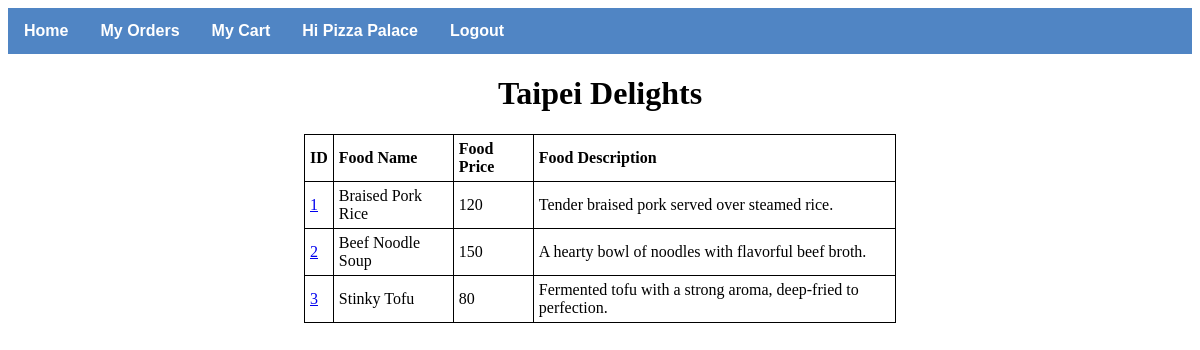
Screenshot of /menu.php?rest_id=1 (signed in) with the database file from the repository.
### tables this page shows
CREATE TABLE IF NOT EXISTS `restaurant` (
    `rest_id` INT NOT NULL AUTO_INCREMENT PRIMARY KEY,
    `rest_telp_num` VARCHAR(50),
    `rest_address` VARCHAR(50) NOT NULL,
    `rest_description` VARCHAR(255),
    `rest_open_status` VARCHAR(10) NOT NULL,
    `rest_name` VARCHAR(50) NOT NULL
);

CREATE TABLE IF NOT EXISTS `menu` (
    `menu_id` INT NOT NULL AUTO_INCREMENT PRIMARY KEY,
    `food_name` VARCHAR(50) NOT NULL,
    `food_price` INT NOT NULL,
    `food_description` VARCHAR(255)
);

### session.php (called while the page is built, shortened)
<?php
   include('config.php');
   $user_check = $_SESSION['login_user'];
   $ses_sql = mysqli_query($conn,"SELECT login_id FROM login_cred WHERE user_name = '$user_check' ");
   $row = mysqli_fetch_array($ses_sql,MYSQLI_ASSOC);
   $login_session = $row['login_id'];
?>

### menu.php (the view, shortened to what this page needs)
<?php
    include('session.php');
    include("config.php");
    $rest_id = $_GET['rest_id'];
?>
<?php include('navbar.php'); ?>
<html>
<head>
</head>
<body>
<h1 align="center"><?php $sql = "SELECT rest_name FROM restaurant WHERE rest_id = '$rest_id'";
		                $result = $conn->query($sql);
                        $row = mysqli_fetch_array($result, MYSQLI_ASSOC);
                        if ($result->num_rows > 0) {
                            echo $row["rest_name"];
                        }
                        ?></h1>
<table style="width:50%" align="center">
	<tr>
		<th>ID</th>
		<th>Food Name</th>
		<th>Food Price</th>
		<th>Food Description</th>
	</tr>
	<?php
		$sql = "SELECT * FROM menu WHERE menu_id IN (SELECT menu_id FROM restaurant_menu WHERE rest_id = '$rest_id')";
		$result = $conn->query($sql);
		if ($result->num_rows > 0) {
			while ($row = mysqli_fetch_array($result, MYSQLI_ASSOC)) {
				echo "<tr>";
				echo "<td><a href='addToCartPage.php?menu_id=".$row["menu_id"]."'>".$row["menu_id"]."</a></td>";
				echo "<td>".$row["food_name"]."</td>";
				echo "<td>".$row["food_price"]."</td>";
				echo "<td>".$row["food_description"]."</td>";
				echo "</tr>";
			}
		} else {
			echo "<tr><td colspan='6'>0 results</td></tr>";
		}
	?>
</table>
</body>
</html>

### navbar.php (shortened to what this page needs)
<nav>
    <ul>
        <li><a class="active" href="restaurants.php">Home</a></li>
        <li><a href="myOrders.php">My Orders</a></li>
        <li><a href="myCart.php">My Cart</a></li>
        <?php
        if(!isset($_SESSION['login_user'])){
            echo '<li><a class="active" href="login.php">Login';
        } else {
            $sql = "SELECT user_name FROM login_cred WHERE login_id = '$login_session'";
            $result = $conn->query($sql);
            if ($result->num_rows > 0) {
                $row = mysqli_fetch_array($result, MYSQLI_ASSOC);
                $user_name = $row["user_name"];
                if($user_name == NULL){
                    echo '<li><a class="active" href="login.php">Login';
                } else {
                    echo '<li><a href="userpage.php">Hi ';
                    echo $user_name;
                    echo '</a></li>';
                    echo '<li><a class="active" href="logout.php">Logout';
                }
            }
        }
        ?></a></li>
    </ul>
</nav>

### navbar.php (style rules this page uses)
nav { font-family:Arial, Helvetica, sans-serif; }
nav ul { list-style-type: none; margin: 0; padding: 0; background-color: #5085C4; overflow: hidden; }
nav li { float: left; }
nav li a { display: block; color: #FFFFFF; font-weight: bold; text-align: center; padding: 14px 16px; text-decoration: none; }

### menu.php (style rules this page uses)
table, th, td { border: 1px solid black; border-collapse: collapse; }
th, td { padding: 5px; text-align: left; }

### rows the page displays
restaurant: rest_name "Taipei Delights"
menu: menu_id "1", food_name "Braised Pork Rice", food_price "120", food_description "Tender braised pork served over steamed rice."
menu: menu_id "2", food_name "Beef Noodle Soup", food_price "150", food_description "A hearty bowl of noodles with flavorful beef broth."
menu: menu_id "3", food_name "Stinky Tofu", food_price "80", food_description "Fermented tofu with a strong aroma, deep-fried to perfection."

### other values shown
$user_name "Pizza Palace"
